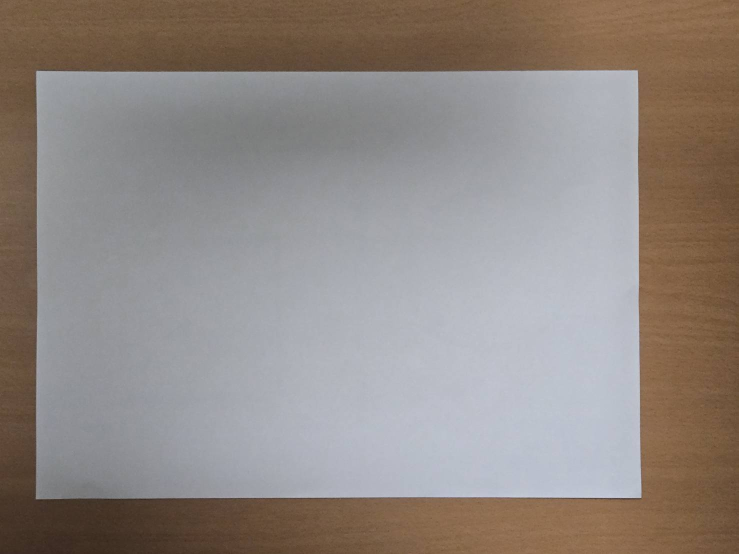
#> input picture summer_vacation/cut_paper_circle_2/a4_2.jpg, 1477 x 1108 px (shown at 1/2 size)
$ python px2cm.py
#> lines starting #> are read from the running program, lines starting #| are printed output that depends on the picture; after the words box and inside, x2 and y2 are one past the last pixel; in counts of white or black regions, pixels touching at a corner belong together
# get_pixel_per_cm.py

import cv2
import numpy as np
import json


def get_pixel_per_cm_from_a4(image_path, real_width_cm=29.7, show_debug=False):
#> called with image_path = 'a4_2.jpg', real_width_cm = 29.7, show_debug = True
    img = cv2.imread(image_path)
#> img is the input picture: shape (1108, 1477, 3); mean B, G, R 131.7, 136.7, 145.3
    if img is None:
        raise ValueError("❌ 圖片讀取失敗，請確認路徑正確")

    gray = cv2.cvtColor(img, cv2.COLOR_BGR2GRAY)
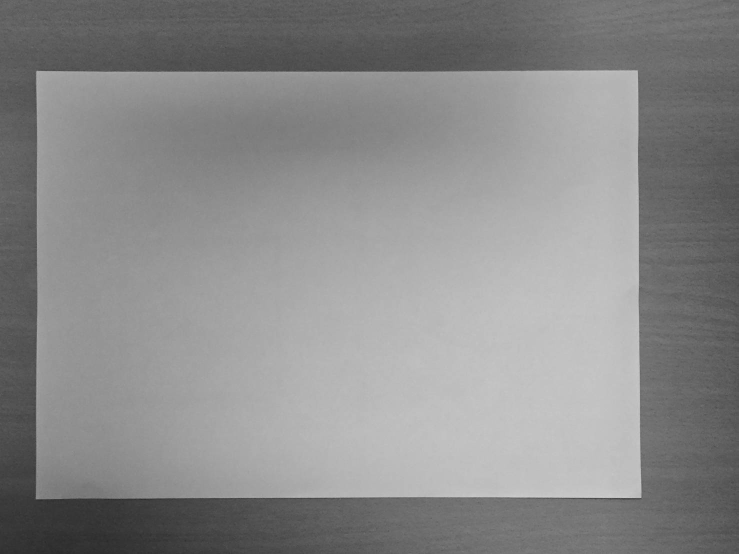
#> gray: shape (1108, 1477) (shown at 1/2 size); min 35, max 214, mean 138.7
    blur = cv2.GaussianBlur(gray, (5, 5), 0)

    edges = cv2.Canny(blur, 50, 150)
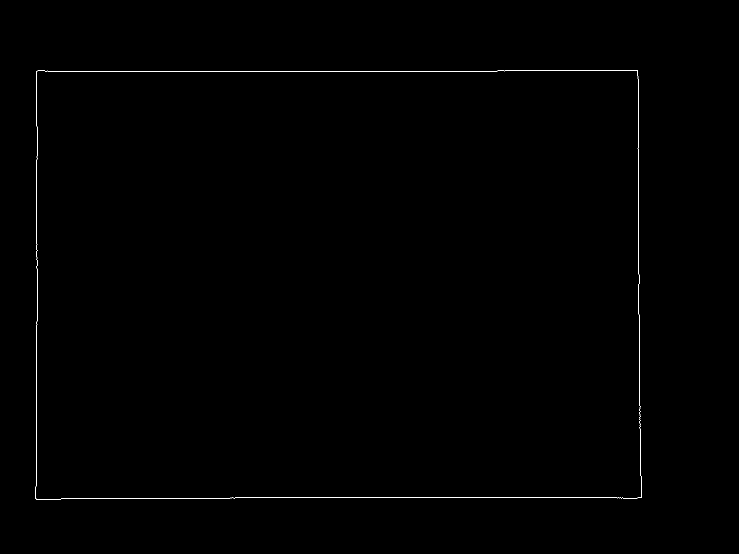
#> edges: shape (1108, 1477) (shown at 1/2 size); 0.25% white in thin lines or dots, all inside (x1, y1, x2, y2) = (71, 140, 1284, 999)
    contours, _ = cv2.findContours(edges, cv2.RETR_EXTERNAL, cv2.CHAIN_APPROX_SIMPLE)
#> contours = 1 contour; box (x1, y1, x2, y2) and area: (71, 140, 1284, 999) 1027993

    a4_contour = max(contours, key=cv2.contourArea)
#> a4_contour = contour of 259 points, box (x1, y1, x2, y2) (71, 140, 1284, 999), area 1027993
    epsilon = 0.02 * cv2.arcLength(a4_contour, True)
#> epsilon = 83.6
    approx = cv2.approxPolyDP(a4_contour, epsilon, True)
#> approx = [[1275, 141], [73, 142], [71, 997], [1282, 995]]

    if len(approx) != 4:
        raise ValueError("❌ 無法偵測 A4 紙四邊形輪廓")

    if show_debug:
        debug_img = img.copy()
        cv2.drawContours(debug_img, [approx], -1, (0, 0, 255), 3)
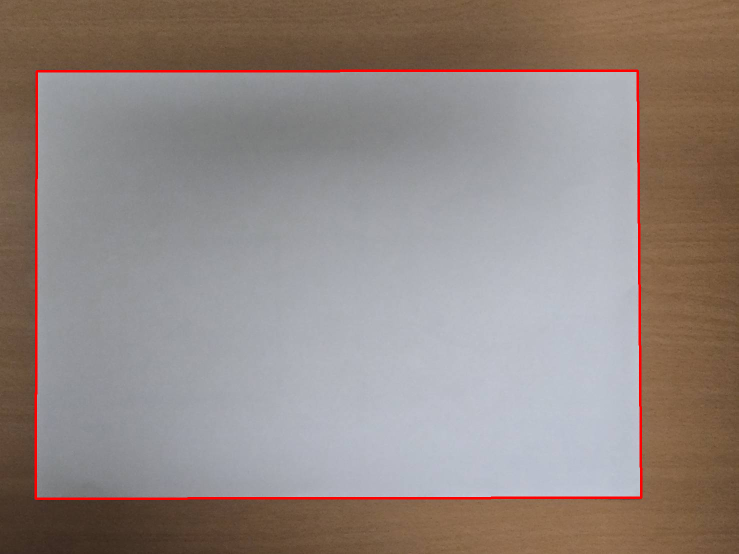
#> debug_img: shape (1108, 1477, 3) (shown at 1/2 size); 1.26% of pixels changed, all inside (x1, y1, x2, y2) = (69, 139, 1285, 1000)
        cv2.imshow("Detected A4 Contour", cv2.resize(debug_img, (800, 600)))
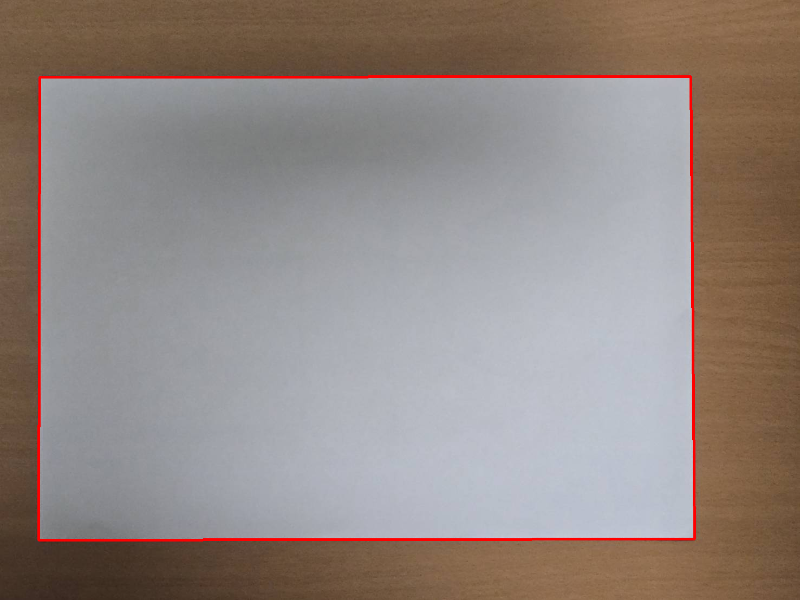
#> window 'Detected A4 Contour': shape (600, 800, 3); mean B, G, R 130.3, 135.1, 146.8
        cv2.waitKey(0)
        cv2.destroyAllWindows()

    pts = approx.reshape(4, 2)
#> pts = [[1275, 141], [73, 142], [71, 997], [1282, 995]]
    pts = sorted(pts, key=lambda p: p[0])  # 先左右
#> pts = [[71, 997], [73, 142], [1275, 141], [1282, 995]]
    left = sorted(pts[0:2], key=lambda p: p[1])
#> left = [[73, 142], [71, 997]]
    right = sorted(pts[2:4], key=lambda p: p[1])
#> right = [[1275, 141], [1282, 995]]
    tl, bl = left
#> tl = [73, 142]; bl = [71, 997]
    tr, br = right
#> tr = [1275, 141]; br = [1282, 995]

    a4_pixel_width = np.linalg.norm(tr - tl)
#> a4_pixel_width = 1202
    pixel_per_cm = a4_pixel_width / real_width_cm
#> pixel_per_cm = 40.47

    json_path = "px2cm.json"
    data = {"pixel_per_cm": pixel_per_cm, "image_path": image_path}
#> data = {'pixel_per_cm': 40.47, 'image_path': 'a4_2.jpg'}
    with open(json_path, "w", encoding="utf-8") as f:
        json.dump(data, f, ensure_ascii=False, indent=2)
    return pixel_per_cm, json_path


# ✅ 單獨執行這個檔案時顯示紙張輪廓
if __name__ == "__main__":
    image_path = r"a4_2.jpg"
    pixel_per_cm, _ = get_pixel_per_cm_from_a4(image_path, show_debug=True)
#> pixel_per_cm = 40.47
    print(f"每公分像素：{pixel_per_cm:.2f}")
#| 每公分像素：40.47
